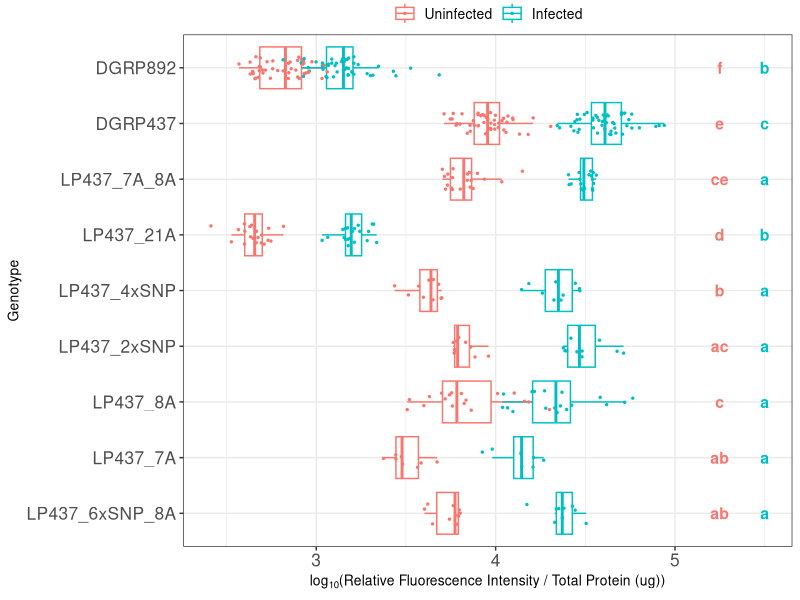
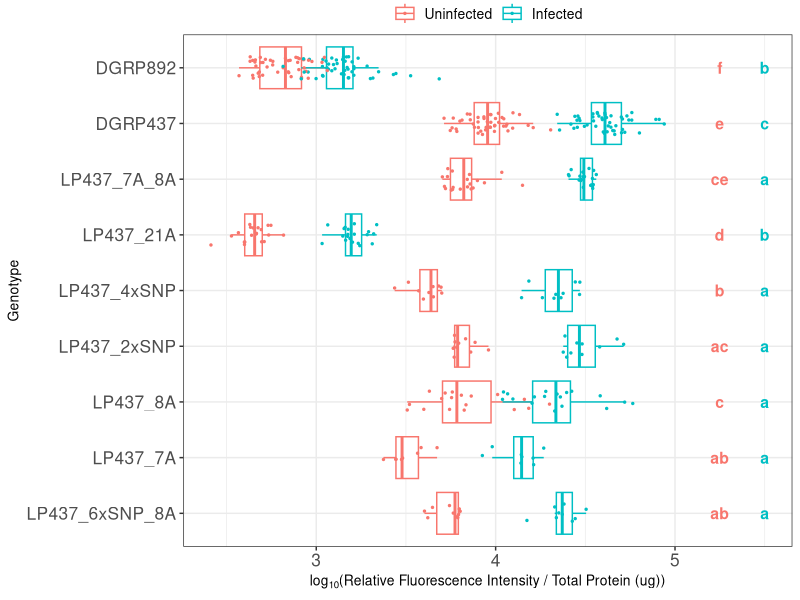

R code for these plots, in order:
## Author: Olivia Zhou
# This is code for visualizing the lectin-24A promoter reporter assay data

library(ggplot2)
library(plyr)


setwd(dirname(rstudioapi::getActiveDocumentContext()$path))
list.files()

#import data
data = read.table("Promoter_reporter_concat.csv", 
                  sep = ",", dec = ".", header = TRUE)
head(data)
str(data)

data$Treatment = factor(data$Treatment, levels = c("no_infection", "infection"))

data$Label = factor(data$Label, 
                       levels = c('LP437_6xSNP_8A', 'LP437_7A', 'LP437_8A', 
                                  "LP437_2xSNP","LP437_4xSNP",
                                  'LP437_21A', 'LP437_7A_8A',   
                                  "DGRP437",  "DGRP892"))

str(data)

###Stats
library(lme4)
library(car)
library(multcomp)

LP437_noninf_all = data$Value[data$Line == "LP437" & data$Treatment == "no_infection"]/
  data$Protein_Quantity_ug[data$Line == "LP437" & data$Treatment == "no_infection"]

LP437_inf_all = data$Value[data$Line == "LP437" & data$Treatment == "infection"]/
  data$Protein_Quantity_ug[data$Line == "LP437" & data$Treatment == "infection"]


m1= lmer(data=data, log10(Value/Protein_Quantity_ug)~Label + (1|Extr.day), subset= Treatment=='no_infection')
summary(m1)
Anova(m1)
m1.glm <- summary(glht(m1, mcp(Label="Tukey")))
labels_noinf <- cld(m1.glm)$mcletters$Letters
labels_noinf

m2= lmer(data=data, Value/Protein_Quantity_ug~Label + (1|Extr.day), subset= Treatment=='infection')
summary(m2)
Anova(m2)
m2.glm <- summary(glht(m2, mcp(Label="Tukey")))
labels_inf <- cld(m2.glm)$mcletters$Letters
labels_inf


#plot data on log scale
p = ggplot(data, aes(x=Label, y=log10(Value/Protein_Quantity_ug)))+
  theme_bw() +
  theme(legend.position = "top",
        legend.title = element_blank(),
        axis.text = element_text(size = 12.5),
        legend.text = element_text(size = 10),
        legend.box.margin=margin(-10,-10,-10,-10)) +
  coord_cartesian(ylim = c(2.5, 5.5)) +
  geom_boxplot(aes(color = Treatment), position = "identity", outlier.shape = NA)+
  geom_point(aes(color = Treatment), position = position_jitter(width = 0.2, height = 0), 
             size = 0.5)+
  ylab(expression(log[10]*"(Relative Fluorescence Intensity / Total Protein (ug))")) + 
  theme(text = element_text(size = 10)) + 
  scale_color_hue(labels = c("Uninfected", "Infected")) +
  xlab("Genotype")


#add Tukey HSD labels

for(i in 1:9) {
  p <- p + annotate("text", label = labels_noinf[[i]],
                    x = i, y = 5.25, size = 4, color = "#F8766D", fontface = "bold")
}

for(i in 1:9) {
  p <- p + annotate("text", label = labels_inf[[i]],
                    x = i, y = 5.5, size = 4, color = "#00BFC4", fontface = "bold")
}



#flip x and y axes
p + coord_flip()


ggsave("lectin-24A promoter reporter assay Tukey.pdf", width = 5.3, height = 4)
